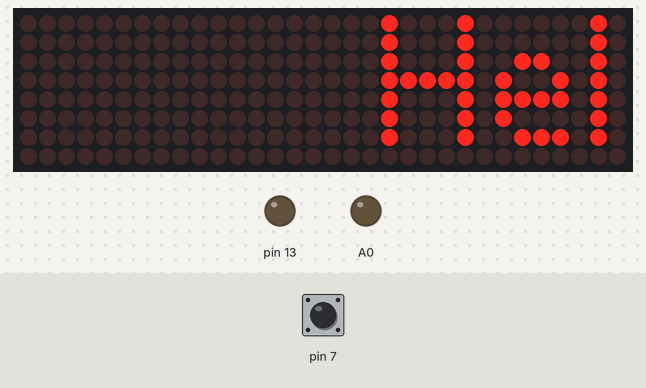
A sketch run on a simulated Arduino Uno, built with avr-gcc and run on an emulated ATmega328P. Shown: 32×8 LED matrix, output pins drawn as LEDs (lit = HIGH). The test bench sets the inputs (shaded band); at power-on: pin 7 HIGH. The audio player accepts every command and is not drawn.

Above: at 1.77 s.
1.8 s: pin 7 driven LOW
At 2.07 s:
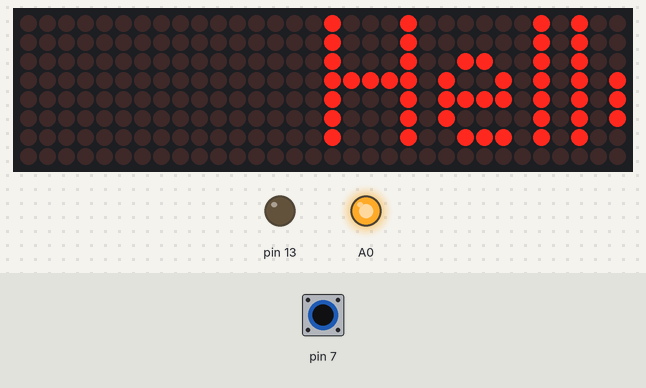
3.6 s: pin 7 driven HIGH
At 4.0 s:
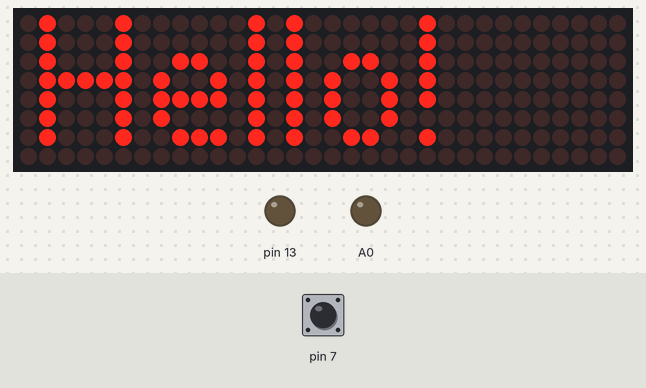
9.2 s: pin 7 driven LOW
At 9.42 s:
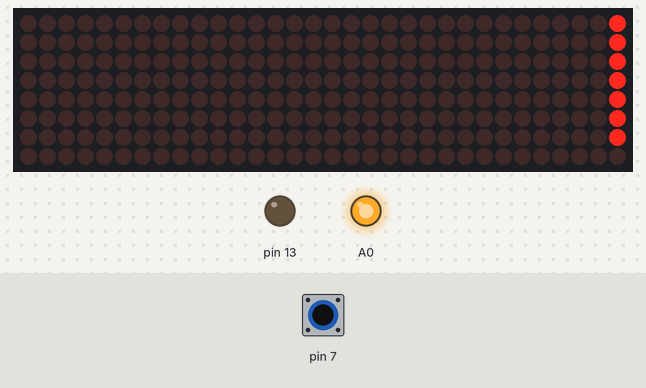
11.1 s: pin 7 pulsed HIGH 2 times (0.12 s each, 0.3 s apart)
At 12.8 s:
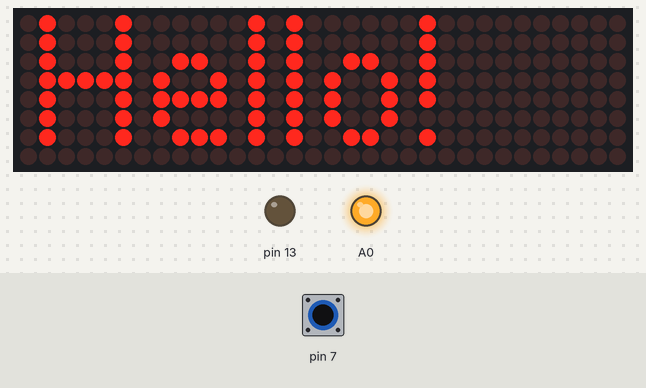
Timing chart, 0 to 14.2 s (numbered marks = the images above; inputs shaded):
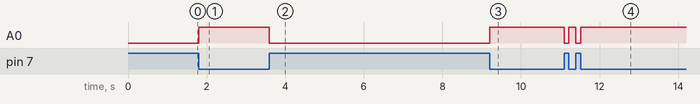

The sketch:

dfplayer.ino
```cpp
#include <TimerOne.h>

#include "SoftwareSerial.h"
#include "DFRobotDFPlayerMini.h"
SoftwareSerial playercomms(2,3);
DFRobotDFPlayerMini mp3;

#include <MD_MAX72xx.h>
#define MAX_DEVICES  4
#define DELAYTIME  100
MD_MAX72XX mx = MD_MAX72XX(MD_MAX72XX::FC16_HW, 10, MAX_DEVICES);

void setup() {
  mx.begin();
  Serial.begin(9600);
  playercomms.begin(9600);

  pinMode(7, INPUT_PULLUP);
  pinMode(13,OUTPUT);
  pinMode(A0,OUTPUT);


  mp3.begin(playercomms);
  mp3.volume(20);  //0-30

  Timer1.initialize(10000);
  Timer1.attachInterrupt( PIR_START );

}

void loop() {
     scrollText("Hello!   ");
     delay(500);
     spiral(35);
     stripe(50);
}

void PIR_START(){
  if(digitalRead(7) == LOW){
  digitalWrite(A0,HIGH);
  }else{
    digitalWrite(A0,LOW);
  }
  delay(100);
}
```

n.ino
```cpp
//-----------------Scrolling Text----------------------//
void scrollText(const char *p){
  uint8_t charWidth;
  uint8_t cBuf[8];
  mx.clear();

  while (*p != '\0'){
    charWidth = mx.getChar(*p++, sizeof(cBuf) / sizeof(cBuf[0]), cBuf);
    for (uint8_t i=0; i<=charWidth; i++) {
      mx.transform(MD_MAX72XX::TSL);
      if (i < charWidth)
        mx.setColumn(0, cBuf[i]);
      delay(DELAYTIME);
    }
  }
}

//-------------------Spiral--------------------//
void spiral(int SpiralSpeed){
  int  rmin = 0, rmax = ROW_SIZE-1;
  int  cmin = 0, cmax = (COL_SIZE*MAX_DEVICES)-1;

  while ((rmax > rmin) && (cmax > cmin)){
    // do row
    for (int i=cmin; i<=cmax; i++){
      mx.setPoint(rmin, i, true);
      delay(SpiralSpeed/MAX_DEVICES);
    }
    rmin++;

    // do column
    for (uint8_t i=rmin; i<=rmax; i++){
      mx.setPoint(i, cmax, true);
      delay(SpiralSpeed/MAX_DEVICES);
    }
    cmax--;

    // do row
    for (int i=cmax; i>=cmin; i--){
      mx.setPoint(rmax, i, true);
      delay(SpiralSpeed/MAX_DEVICES);
    }
    rmax--;

    // do column
    for (uint8_t i=rmax; i>=rmin; i--){
      mx.setPoint(i, cmin, true);
      delay(SpiralSpeed/MAX_DEVICES);
    }
    cmin++;
  }
}

//-------------------Stripe--------------------//
void stripe(int WipeSpeed){
  const uint16_t maxCol = MAX_DEVICES*ROW_SIZE;
  const uint8_t stripeWidth = 10;

  for (uint16_t col=0; col<maxCol + ROW_SIZE + stripeWidth; col++){
    for (uint8_t row=0; row < ROW_SIZE; row++){
      mx.setPoint(row, col-row, true);
      mx.setPoint(row, col-row - stripeWidth, false);
    }
    delay(WipeSpeed);
  }
}
```

Measured:
- after the input at 1.8 s, A0: LOW → HIGH at once
- after the input at 3.6 s, A0: HIGH → LOW at once
- after the input at 9.2 s, A0: LOW → HIGH at once
- after the input at 11.1 s, A0: alternates HIGH for 0.18 s and LOW for 0.12 s, 4 changes in all, then stays HIGH, starting at once
